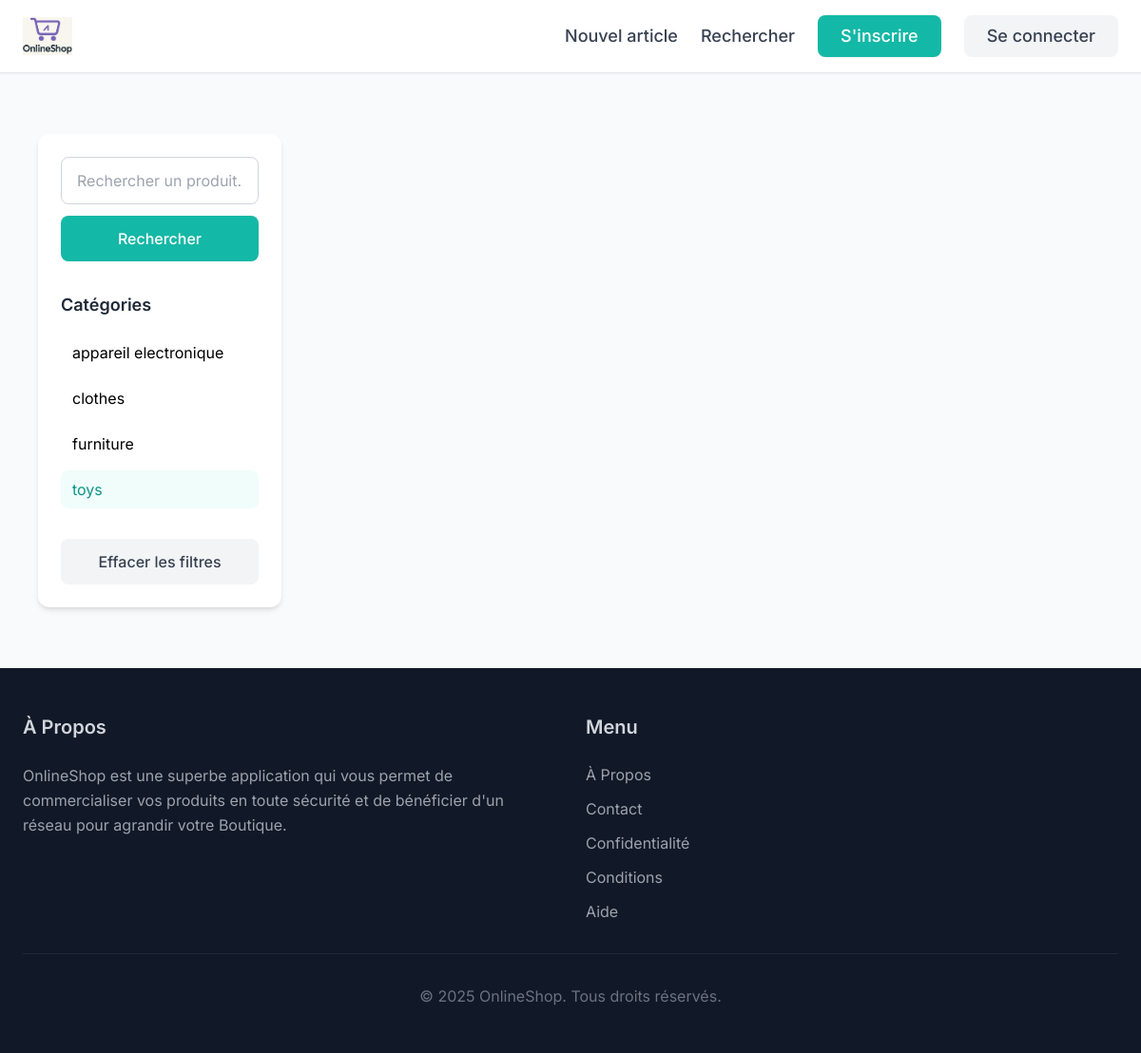
The page /items/?query=&category=2 on the database as committed earlier.
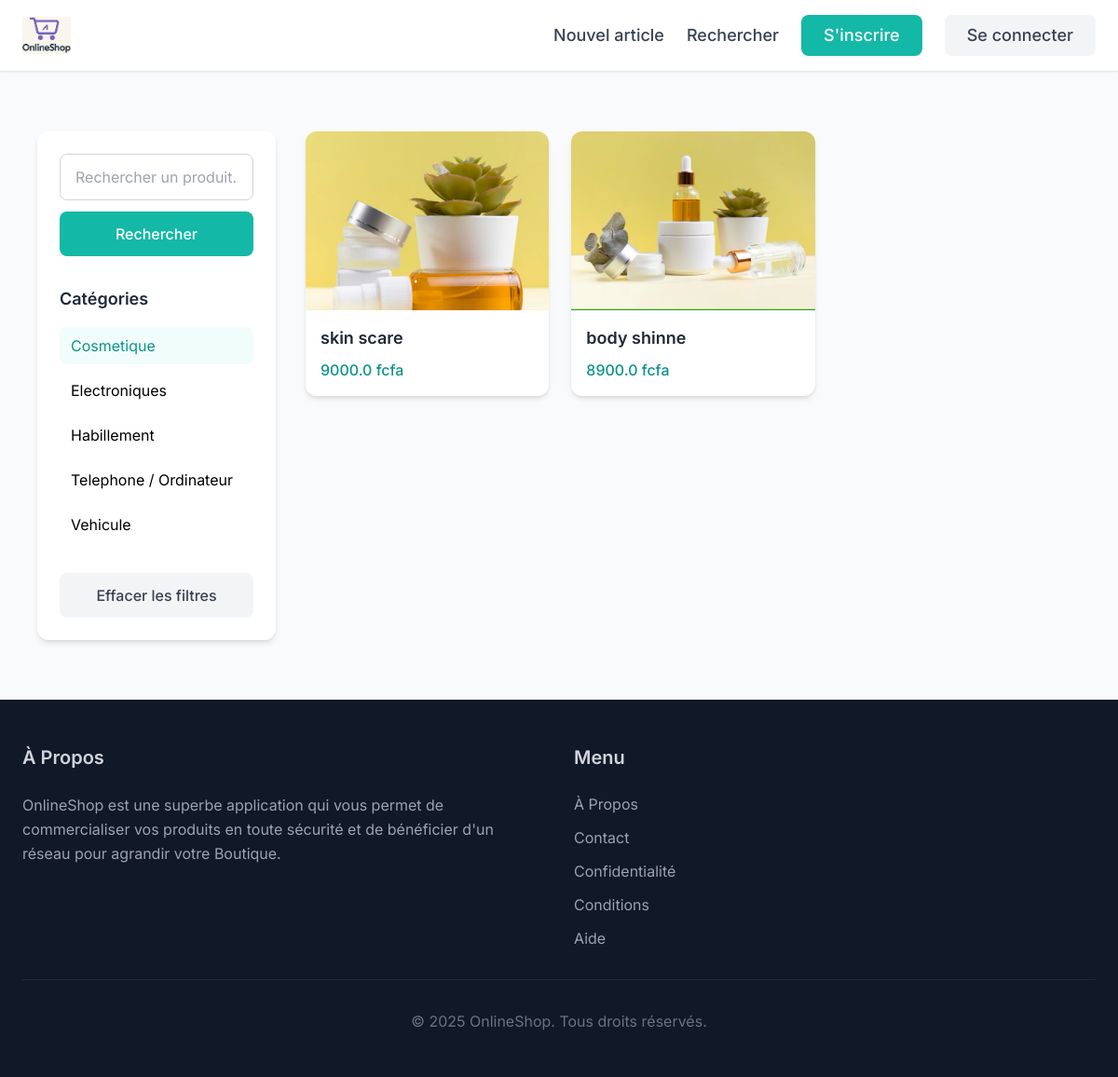
The same page on the database as committed later.
### items/models.py (models this page shows, shortened)
class Category(models.Model):
    name = models.CharField(max_length=255)
    class Meta:
        ordering = ("name",)
        verbose_name_plural = "Categories"

class Item(models.Model):
    category = models.ForeignKey(
        Category, related_name="items", on_delete=models.CASCADE
    )
    name = models.CharField(max_length=255)
    description = models.TextField(blank=True, null=True)
    price = models.FloatField()
    image = models.ImageField(upload_to="item_images", blank=True, null=True)
    is_sold = models.BooleanField(default=False)
    created_by = models.ForeignKey(User, related_name="items", on_delete=models.CASCADE)
    created_at = models.DateTimeField(auto_now_add=True)

### items/views.py (the view)
# urls.py: path('', views.items, name='items'),
def items(request):
    query = request.GET.get('query','')
    categories = Category.objects.all()
    category_id = request.GET.get('category',0)
    items = Item.objects.filter(is_sold=False)
    if category_id:
        items = items.filter(category_id=category_id)
    if query:
        items = items.filter(Q(name__icontains=query) | Q(description__icontains=query))
    return render(request,
'item/items.html', {'items': items,
    'query': query,
        'categories': categories,
    'category_id': int(category_id),})

### items/templates/item/items.html (shortened to what this page needs)
{% extends 'core/base.html' %}
{%block content%}
<div class="max-w-7xl mx-auto px-4 py-8">
    <div class="grid grid-cols-1 md:grid-cols-4 gap-8">
        <div class="md:col-span-1">
            <div class="bg-white rounded-xl shadow-md p-6 sticky top-24">
                <form method="get" action="{% url 'item:items' %}" class="mb-8">
                    <div class="relative">
                        <input name="query"
                               class="w-full py-3 px-4 border border-gray-300 rounded-lg focus:ring-2 focus:ring-teal-500 focus:border-transparent transition-all duration-200"
                               type="text"
                               value="{{query}}"
                               placeholder="Rechercher un produit...">
                        <button type="submit"
                                class="mt-3 w-full py-3 px-4 bg-teal-500 text-white rounded-lg hover:bg-teal-600 transition-colors duration-200 font-medium">
                            Rechercher
                        </button>
                    </div>
                </form>
                <div class="mb-8">
                    <h3 class="text-lg font-semibold text-gray-800 mb-4">Catégories</h3>
                    <ul class="space-y-2">
                        {%for category in categories%}
                        <li>
                            <a href="{% url 'item:items' %}?query={{ query }}&category={{category.id}}"
                               class="block py-2 px-3 rounded-lg transition-colors duration-200 {% if category.id == category_id %}bg-teal-50 text-teal-600{% else %}hover:bg-gray-50{% endif %}">
                                {{category.name}}
                            </a>
                        </li>
                        {%endfor%}
                    </ul>
                </div>
                <div>
                    <a href="{% url 'item:items' %}"
                       class="w-full inline-block text-center py-3 px-4 bg-gray-100 text-gray-700 rounded-lg hover:bg-gray-200 transition-colors duration-200 font-medium">
                        Effacer les filtres
                    </a>
                </div>
            </div>
        </div>
        <div class="md:col-span-3">
            <div class="grid grid-cols-1 sm:grid-cols-2 lg:grid-cols-3 gap-6">
                {% for item in items %}
                <div class="bg-white rounded-xl shadow-md overflow-hidden transition-transform duration-300 hover:scale-105 hover:shadow-lg">
                    <a href="{% url 'item:detail' item.id %}" class="block">
                        <div class="relative">
                            <img src="{{item.image.url}}" class="w-full h-48 object-cover" alt="{{item.name}}"/>
                        </div>
                        <div class="p-4">
                            <h3 class="text-lg font-semibold text-gray-800 mb-2">{{item.name}}</h3>
                            <p class="text-teal-600 font-medium">{{item.price}} fcfa</p>
                        </div>
                    </a>
                </div>
                {% endfor %}
            </div>
        </div>
    </div>
</div>
{%endblock%}

### core/templates/core/base.html (shortened to what this page needs)
<!doctype html>
<html lang="en" xmlns:core="http://www.w3.org/1999/xhtml" xmlns:item="http://www.w3.org/1999/xhtml"
      xmlns:dashboard="http://www.w3.org/1999/xhtml">
<head>
    <script src="https://cdn.tailwindcss.com"></script>
</head>
<body class="bg-gray-50">
    <nav class="py-4 px-6 flex justify-between items-center border-b border-gray-200 bg-white shadow-sm sticky top-0 z-50">
        <a href='/' class="text-xl font-semibold transition-transform hover:scale-105">
            {% load static %}
            <img src="{% static 'core/logo.png' %}" alt="Logo" class="h-10">
        </a>
        <div class="space-x-6 flex items-center">
            <a href='{% url "item:new" %}' class="text-lg font-medium text-gray-700 hover:text-teal-600 transition-colors duration-200">Nouvel article</a>
            <a href='{% url "item:items" %}' class="text-lg font-medium text-gray-700 hover:text-teal-600 transition-colors duration-200">Rechercher</a>
            {%if request.user.is_authenticated %}
            <a href="{% url "core:logout"%}" class="px-6 py-2 text-lg font-medium bg-gray-100 text-gray-700 rounded-lg hover:bg-gray-200 transition-colors duration-200">Déconnecter</a>
            <a href="{% url "conversation:inbox" %}" class="px-6 py-2 text-lg font-medium bg-teal-500 text-white rounded-lg hover:bg-teal-600 transition-colors duration-200 shadow-sm">Inbox</a>
            <a href="{% url "dashboard:index"%}" class="px-6 py-2 text-lg font-medium bg-gray-100 text-gray-700 rounded-lg hover:bg-gray-200 transition-colors duration-200">Mon Tableau</a>
            {%else%}
            <a href="{% url "core:signup"%}" class="px-6 py-2 text-lg font-medium bg-teal-500 text-white rounded-lg hover:bg-teal-600 transition-colors duration-200 shadow-sm">S'inscrire</a>
            <a href="{% url "core:login" %}" class="px-6 py-2 text-lg font-medium bg-gray-100 text-gray-700 rounded-lg hover:bg-gray-200 transition-colors duration-200">Se connecter</a>
            {%endif%}
        </div>
    </nav>
    <div class="px-6 py-8 max-w-7xl mx-auto">
        {% block content %}
        {% endblock %}
    </div>
    <footer class="py-12 px-6 bg-gray-900 text-white">
        <div class="max-w-7xl mx-auto grid grid-cols-1 md:grid-cols-2 gap-8">
            <div>
                <h3 class="mb-6 text-xl font-semibold text-gray-300">À Propos</h3>
                <p class="text-gray-400 leading-relaxed">OnlineShop est une superbe application qui vous permet de commercialiser vos produits en toute sécurité et de bénéficier d'un réseau pour agrandir votre Boutique.</p>
            </div>
            <div>
                <h3 class="mb-6 text-xl font-semibold text-gray-300">Menu</h3>
                <ul class="space-y-3">
                    <li><a href="#" class="text-gray-400 hover:text-teal-400 transition-colors duration-200">À Propos</a></li>
                    <li><a href="{% url "core:contact" %}" class="text-gray-400 hover:text-teal-400 transition-colors duration-200">Contact</a></li>
                    <li><a href="#" class="text-gray-400 hover:text-teal-400 transition-colors duration-200">Confidentialité</a></li>
                    <li><a href="#" class="text-gray-400 hover:text-teal-400 transition-colors duration-200">Conditions</a></li>
                    <li><a href="#" class="text-gray-400 hover:text-teal-400 transition-colors duration-200">Aide</a></li>
                </ul>
            </div>
        </div>
        <div class="max-w-7xl mx-auto mt-8 pt-8 border-t border-gray-800 text-center text-gray-500">
            <p>&copy; 2025 OnlineShop. Tous droits réservés.</p>
        </div>
    </footer>
</body>
</html>

### core/templates/core/base.html (style rules this page uses)
body { font-family: 'Inter', sans-serif; }

Rows that differ between the two databases and show on the page:
changed Category: name "toys" → "Cosmetique"; moves up the list
changed Category: name "furniture" → "Electroniques"; moves up the list
changed Category: name "clothes" → "Habillement"; moves down the list
changed Category: name "appareil electronique" → "Telephone / Ordinateur"
added Category: name "Vehicule"
now on this page (row edited): Item: image (picture), name "skin scare", price "9000.0"
added Item: image (picture), name "body shinne", price "8900.0"
